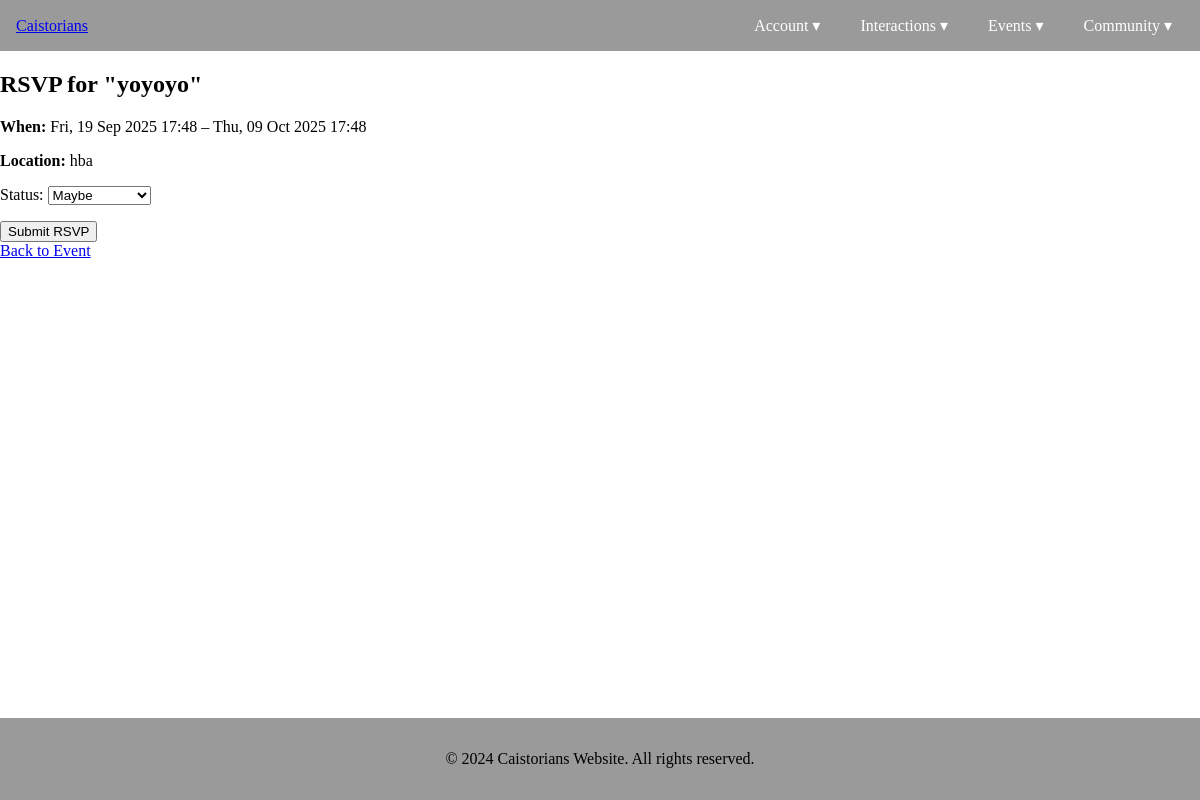
/events/1/rsvp/ (signed in), run on the app's committed database.
### events/models.py (models this page shows, shortened)
class Event(models.Model):
    school = models.ForeignKey(
        School,
        on_delete=models.CASCADE,
        related_name="Events",
        default=1
    )
    title = models.CharField(max_length=200)
    description = models.TextField()
    location = models.CharField(max_length=200, blank=True)
    start_time = models.DateTimeField()
    end_time = models.DateTimeField()
    created_by = models.ForeignKey(
        settings.AUTH_USER_MODEL,
        on_delete=models.CASCADE,
        related_name="events_created"
    )
    created_at = models.DateTimeField(auto_now_add=True)
    updated_at = models.DateTimeField(auto_now=True)

### events/views.py (the view)
# urls.py: path("<int:pk>/rsvp/", views.rsvp_event, name="event_rsvp"),
@login_required
def rsvp_event(request, pk):
    event = get_object_or_404(Event, pk=pk)
    try:
        rsvp = RSVP.objects.get(event=event, user=request.user)
    except RSVP.DoesNotExist:
        rsvp = None
    if request.method == "POST":
        form = RSVPForm(request.POST, instance=rsvp)
        if form.is_valid():
            rsvp = form.save(commit=False)
            rsvp.user = request.user
            rsvp.event = event
            rsvp.save()
            messages.success(request, "Your RSVP has been saved.")
            return redirect("events:event_detail", pk=event.pk)
    else:
        form = RSVPForm(instance=rsvp)
    return render(request, "events/rsvp_form.html", {"form": form, "event": event})

### events/forms.py
class RSVPForm(forms.ModelForm):
    class Meta:
        model = RSVP
        fields = ["status"]

### events/templates/events/rsvp_form.html (shortened to what this page needs)
{% extends "Main/base.html" %}
{% block content %}
<h2>RSVP for "{{ event.title }}"</h2>
<p><strong>When:</strong> {{ event.start_time|date:"D, d M Y H:i" }} – {{ event.end_time|date:"D, d M Y H:i" }}</p>
<p><strong>Location:</strong> {{ event.location }}</p>
<form method="post">
    {{ form.as_p }}
    <button type="submit">Submit RSVP</button>
</form>
<a href="{% url 'events:event_detail' event.pk %}">Back to Event</a>
{% endblock %}

### Main/static/Main/style.css (style rules this page uses)
body { display: flex; flex-direction: column; min-height: 100vh; margin: 0; padding: 0; }

### data on the page
Event: title "yoyoyo", start_time "Fri, 19 Sep 2025 17:48", end_time "Thu, 09 Oct 2025 17:48", location "hba"

### other printed values
{{ year|default:2024 }} "2024"
